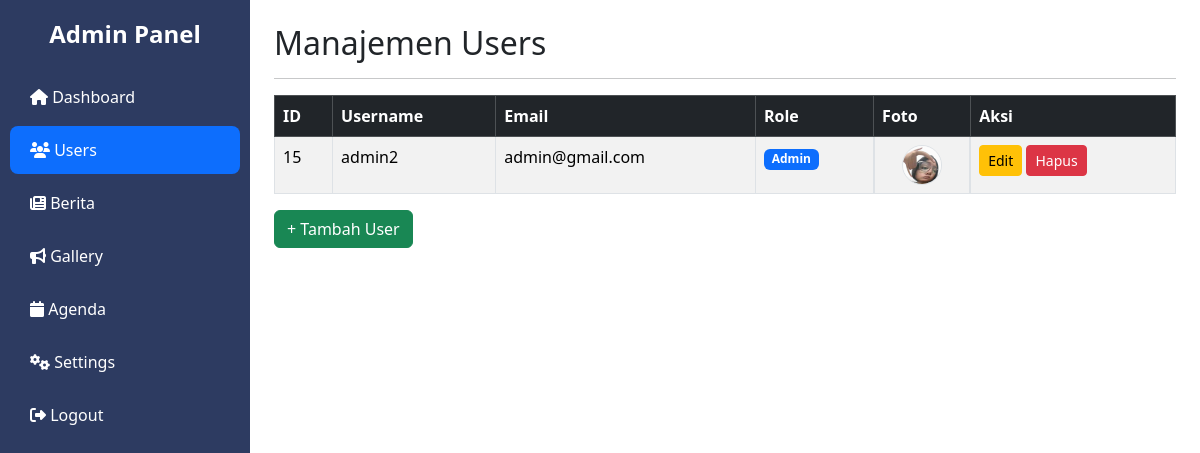
/dashboard/users.php (signed in), run on the app's committed database.
### tables this page shows
CREATE TABLE `users` (
  `id` int(11) NOT NULL,
  `username` varchar(50) NOT NULL,
  `email` varchar(100) NOT NULL,
  `password` varchar(255) NOT NULL,
  `role` enum('Admin','Editor') DEFAULT 'Editor',
  `profile_pic` varchar(255) DEFAULT NULL
);

### public/dashboard/users.php (the view, shortened to what this page needs)
<?php
include '../../config/config.php';
$result = mysqli_query($conn, "SELECT * FROM users");
$users = [];
while ($row = mysqli_fetch_assoc($result)) {
    $users[] = $row;
}
?>
<!DOCTYPE html>
<html lang="en">
<head>
    <link href="https://cdn.jsdelivr.net/npm/bootstrap@5.3.2/dist/css/bootstrap.min.css" rel="stylesheet">
    <link href="https://cdnjs.cloudflare.com/ajax/libs/font-awesome/6.4.0/css/all.min.css" rel="stylesheet">
</head>
<body>
    <div class="sidebar">
        <h4 class="text-center mb-4">Admin Panel</h4>
        <a href="../dashboard.php"><i class="fa fa-home"></i> Dashboard</a>
        <a href="users.php" class="bg-primary"><i class="fa fa-users"></i> Users</a>
        <a href="berita.php"><i class="fa fa-newspaper"></i> Berita</a>
        <a href="#"><i class="fa fa-bullhorn"></i> Gallery</a>
        <a href="#"><i class="fa fa-calendar"></i> Agenda</a>
        <a href="#"><i class="fa fa-cogs"></i> Settings</a>
        <a href="/smkn1bintan/auth/logout.php"><i class="fa fa-sign-out-alt"></i> Logout</a>
    </div>
    <div class="p-4" style="margin-left:250px;">
        <h2>Manajemen Users</h2>
        <hr>
        <table class="table table-bordered table-striped">
            <thead class="table-dark">
                <tr>
                    <th>ID</th>
                    <th>Username</th>
                    <th>Email</th>
                    <th>Role</th>
                    <th>Foto</th>
                    <th>Aksi</th>
                </tr>
            </thead>
            <tbody>
                <?php foreach ($users as $user): ?>
                    <tr>
                        <td><?= $user["id"] ?></td>
                        <td><?= $user["username"] ?></td>
                        <td><?= $user["email"] ?></td>
                        <td>
                            <span class="badge <?= $user["role"] == "Admin" ? "bg-primary" : "bg-success" ?>">
                                <?= $user["role"] ?>
                            </span>
                        </td>
                        <td class="d-flex justify-content-center">
                            <?php
                            if (!empty($user["profile_pic"])) {
                                $fotoPath = "../" . $user["profile_pic"];
                            } else {
                                $fotoPath = "../assets/image/profile/default.jpeg";
                            }
                            ?>
                            <img src="<?= $fotoPath ?>" width="40" height="40" class="rounded-circle border"
                                style="object-fit: cover;">
                        </td>
                        <td>
                            <a href="../../crud/users/edit_user.php?id=<?= $user["id"] ?>"
                                class="btn btn-warning btn-sm">Edit</a>
                            <a href="../../crud/users/delete_user.php?id=<?= $user["id"] ?>" class="btn btn-danger btn-sm"
                                onclick="return confirm('Yakin ingin hapus user ini?')">Hapus</a>
                        </td>
                    </tr>
                <?php endforeach; ?>
            </tbody>
        </table>
        <a href="../register.php" class="btn btn-success">+ Tambah User</a>
    </div>
</body>
</html>

### public/dashboard/users.php (style rules this page uses)
.sidebar { height: 100vh; background: #2d3b61; color: #fff; padding: 20px 0; position: fixed; width: 250px; }
.sidebar h4 { font-weight: bold; }
.sidebar a { color: #fff; display: block; padding: 12px 20px; text-decoration: none; border-radius: 8px; margin: 5px 10px; transition: all 0.3s ease; }

### data on the page
users: id "15", username "admin2", email "admin@gmail.com", role "Admin", profile_pic (picture)
